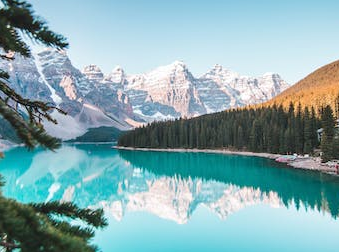
#> input picture Source/firefox_6zNoI8AYVz.png, 339 x 252 px; its folder holds only this picture in this run
$ python -i BatchImageCompressor.py   (imports and definitions only)
#> lines starting #> are read from the running program, lines starting #| are printed output that depends on the picture
import os
import glob
import multiprocessing
from multiprocessing import Pool
import shutil
import threading
from PIL import Image
import tkinter as tk
from tkinter import ttk
from tkinter import filedialog as fd
from concurrent.futures import ThreadPoolExecutor
import pickle
import numpy as np
source_folder = os.path.dirname(os.path.abspath(__file__))
destination_folder = os.path.join(source_folder, "Converted")

# [2 lines not run here, left out]
aspect_ratio = (16, 9)
jpg_quality = 80
padding_color = "#000000"
OriginalRatio = False
count = 0
maxcount = 0


# Define a function that takes an image format and a tuple of height and width
# [43 lines left out: functions resize_image, get_dir_size, pillow_function, not called in this run]

def convert_and_pad(file,destfolder):
#> called with file = 'Source/firefox_6zNoI8AYVz.png', destfolder = 'out.png'
    global count
    file_name, file_ext = os.path.splitext(file)
    if file_ext.lower() in [".jpg",".tga",".png",".jpeg"]:
        if file_ext.lower() == ".gif":
            shutil.copy(file, destination_folder)
        else:
            try:
                image = Image.open(file)
#> image is the input picture: PIL image 339x252 RGBA; mean R, G, B, A 134.3, 169.9, 174.9, 255
            except:
                print("corrupted image : " +file)
                return

            if image.mode != "RGB":
                image = image.convert("RGB")
#> image: PIL image 339x252 RGB

            width, height = image.size
#> width = 339; height = 252
            try:
                if not os.path.exists(destfolder):
                    os.makedirs(destfolder)
            except:
                1
            if not OriginalRatio:

                new_width = max(width, int(height * aspect_ratio[0] / aspect_ratio[1]))
#> new_width = 448
                new_height = max(height, int(width * aspect_ratio[1] / aspect_ratio[0]))
#> new_height = 252

                new_image = Image.new("RGB", (new_width, new_height), padding_color)
#> new_image: PIL image 448x252 RGB; every value is 0

                new_image.paste(image, ((new_width - width) // 2, (new_height - height) // 2))
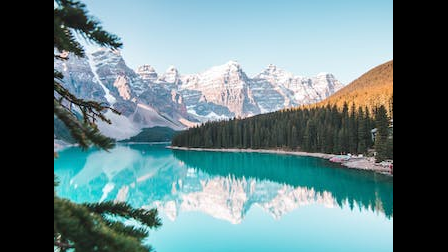
#> new_image: PIL image 448x252 RGB; mean R, G, B 101.6, 128.6, 132.4
#> (the run stopped early here; a loop or call above may not have finished)

$ run again, on Source/firefox_A1RqRiLy7s.png
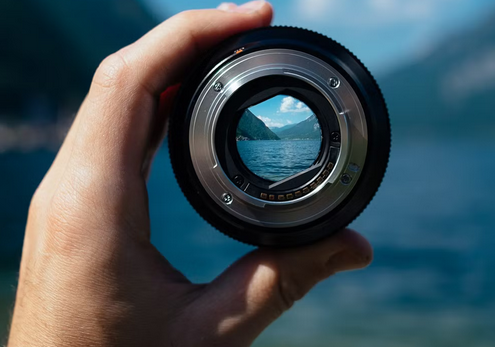
#> input picture Source/firefox_A1RqRiLy7s.png, 495 x 347 px
#> in convert_and_pad, image is the input picture: PIL image 495x347 RGBA; mean R, G, B, A 65, 81.4, 88.4, 255
#> image: PIL image 495x347 RGB
#> in convert_and_pad, `new_image.paste(image, ((new_width - width) // 2, (new_height - height..`:
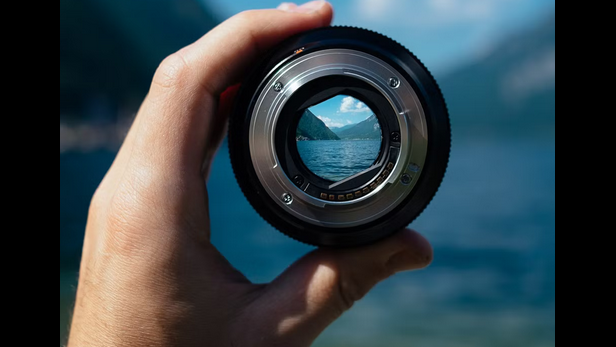
#> new_image: PIL image 616x347 RGB; mean R, G, B 52.3, 65.4, 71

$ run again, on Source/firefox_V7Kjr5QOhB.png
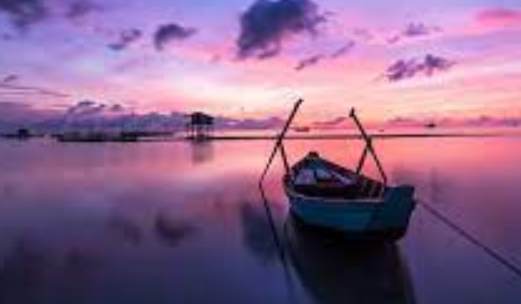
#> input picture Source/firefox_V7Kjr5QOhB.png, 521 x 304 px
#> in convert_and_pad, image is the input picture: PIL image 521x304 RGBA; mean R, G, B, A 138.4, 101.7, 138.7, 255
#> image: PIL image 521x304 RGB
#> in convert_and_pad, `new_image.paste(image, ((new_width - width) // 2, (new_height - height..`:
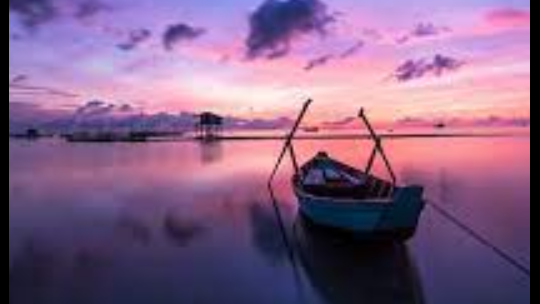
#> new_image: PIL image 540x304 RGB; mean R, G, B 133.5, 98.1, 133.8
